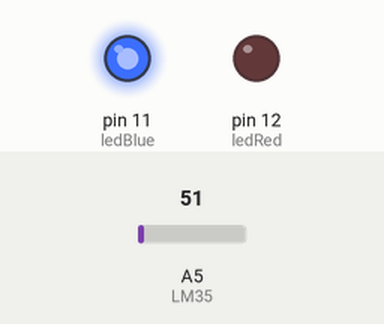
Simulated run of this sketch. Board: Arduino Uno, built with avr-gcc and run on an emulated ATmega328P. Parts: output pins drawn as LEDs (lit = HIGH). The test bench sets the inputs (shaded band); at power-on: A5 (LM35) = 51. What the sketch prints to the serial monitor is not drawn.

Above: at 0.1 s.
Timing chart, 0 to 1.6 s (numbered marks = the images above):
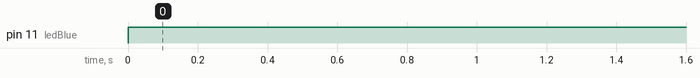

The sketch:

ExampleLM35.ino
```cpp
int LM35 = A5;
int ledRed = 12, ledBlue = 11;
double temperature = 0;

void setup() {
  pinMode(LM35, INPUT_PULLUP);
  pinMode(ledRed, OUTPUT);
  pinMode(ledBlue, OUTPUT);
  Serial.begin(9600);
}

void loop() {
  temperature = (analogRead(LM35)*10)*0.00488759;
  if (temperature > 25) {
    digitalWrite (ledRed,HIGH);
    digitalWrite (ledBlue,LOW);
  } else if (temperature < 20) {
    digitalWrite (ledRed,LOW);
    digitalWrite (ledBlue,HIGH);
  }else {
    digitalWrite (ledRed,LOW);
    digitalWrite (ledBlue,LOW);
  }
  Serial.println(temperature);
  delay(1000);
}
```

Measured:
- by itself, pin 11 (ledBlue): LOW → HIGH at 0.00 s
